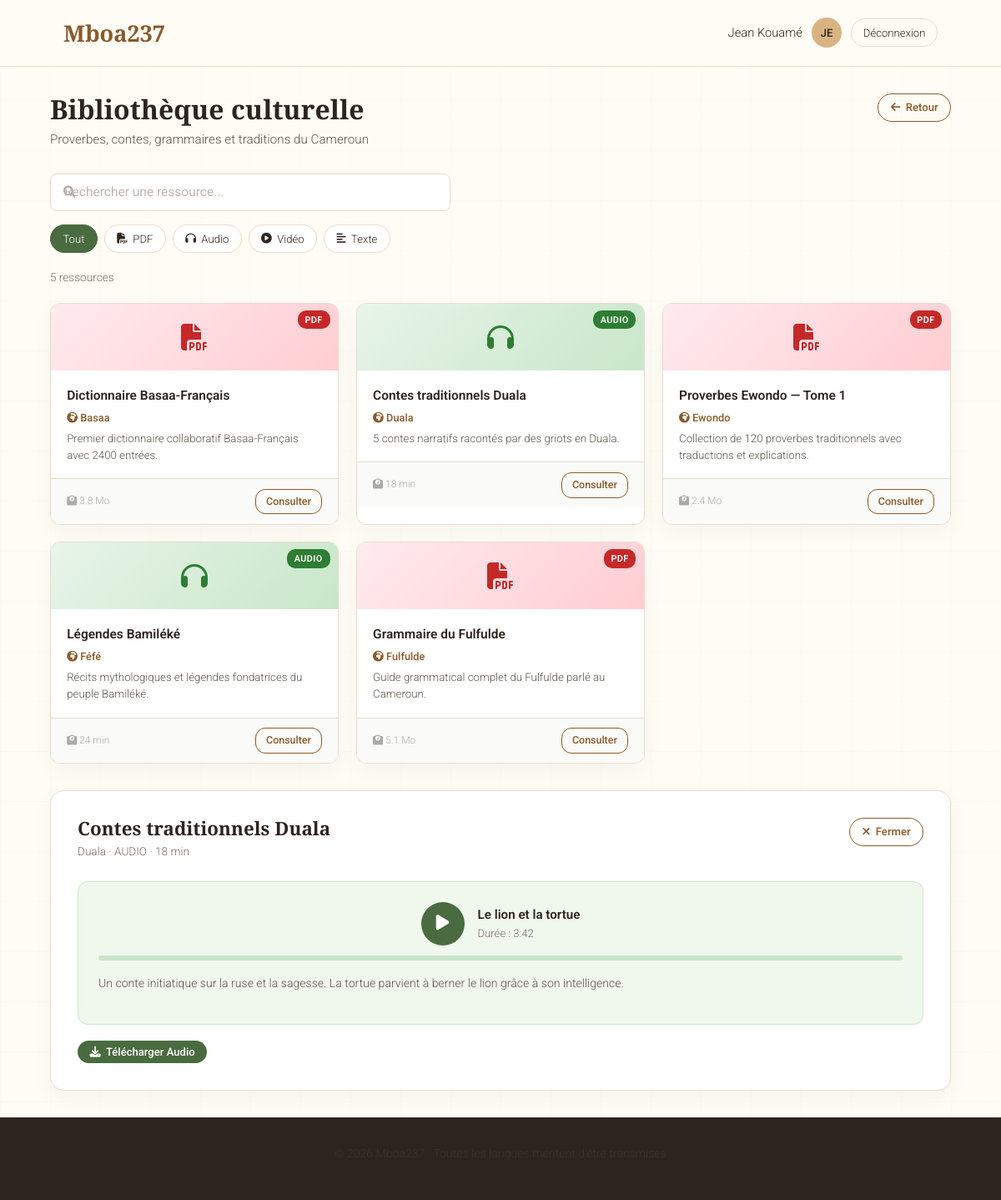
The app's page /apprenant/bibliotheque.php?id=2 (signed in) with its own data.
### tables this page shows
CREATE TABLE IF NOT EXISTS ressources (
    id          INT AUTO_INCREMENT PRIMARY KEY,
    titre       VARCHAR(200) NOT NULL,
    langue      VARCHAR(80)  NOT NULL,
    type        ENUM('pdf','audio','video','texte') DEFAULT 'pdf',
    taille      VARCHAR(30),
    description TEXT,
    contenu     JSON,
    created_at  TIMESTAMP DEFAULT CURRENT_TIMESTAMP
);

### config/session.php (called while the page is built, shortened)
<?php
function e(string $str): string {
    return htmlspecialchars($str, ENT_QUOTES, 'UTF-8');
}

### includes/functions.php (called while the page is built, shortened)
<?php
function getRessources(?string $type = null, ?string $search = null): array {
    $pdo  = getPDO();
    $sql  = 'SELECT * FROM ressources WHERE 1=1';
    $args = [];
    $sql .= ' ORDER BY langue, titre';
    $stmt = $pdo->prepare($sql);
    $stmt->execute($args);
    $rows = $stmt->fetchAll();
    return $rows;
}
function getRessourceById(int $id): ?array {
    $pdo  = getPDO();
    $stmt = $pdo->prepare('SELECT * FROM ressources WHERE id = ?');
    $stmt->execute([$id]);
    $row = $stmt->fetch();
    if ($row && is_string($row['contenu'])) {
        $row['contenu'] = json_decode($row['contenu'], true) ?? [];
    }
    return $row ?: null;
}

### apprenant/bibliotheque.php (the view, shortened to what this page needs)
<?php
require_once __DIR__ . '/../config/session.php';
require_once __DIR__ . '/../includes/auth.php';
require_once __DIR__ . '/../includes/functions.php';
$type   = $_GET['type']   ?? null;
$search = $_GET['search'] ?? null;
$ressId = isset($_GET['id']) ? (int)$_GET['id'] : null;
$ressources = getRessources($type ?: null, $search ?: null);
$ressource  = $ressId ? getRessourceById($ressId) : null;
include __DIR__ . '/../includes/header.php';
?>
<div class="container page-body">
    <div class="biblio-header">
        <div>
            <h1>Bibliothèque culturelle</h1>
            <p class="biblio-sous-titre">Proverbes, contes, grammaires et traditions du Cameroun</p>
        </div>
        <a href="dashboard.php" class="btn btn-secondary btn-sm">
            <i class="fas fa-arrow-left"></i> Retour
        </a>
    </div>
    <div class="biblio-controls">
        <form method="GET" action="bibliotheque.php" class="search-form">
            <div class="search-wrap">
                <input type="text" name="search" class="search-input"
                       placeholder="Rechercher une ressource..."
                       value="<?= e($search ?? '') ?>">
            </div>
        </form>
        <div class="type-filtres">
            <a href="bibliotheque.php<?= $search ? '?search='.urlencode($search) : '' ?>"
               class="filtre-btn <?= !$type ? 'active':'' ?>">Tout</a>
            <?php foreach (['pdf'=>'PDF','audio'=>'Audio','video'=>'Vidéo','texte'=>'Texte'] as $v => $lbl): ?>
            <a href="bibliotheque.php?type=<?= $v ?><?= $search ? '&search='.urlencode($search) : '' ?>"
               class="filtre-btn <?= $type===$v ? 'active':'' ?>">
                <?php $typeIcons = ['pdf'=>'fas fa-file-pdf','audio'=>'fas fa-headphones','video'=>'fas fa-play-circle','texte'=>'fas fa-align-left']; ?>
                <i class="<?= $typeIcons[$v] ?>"></i> <?= $lbl ?>
            </a>
            <?php endforeach; ?>
        </div>
    </div>
    <p class="nb-resultats"><?= count($ressources) ?> ressource<?= count($ressources)>1?'s':'' ?></p>
    <?php if (empty($ressources)): ?>
        <div class="vide-msg">
            <i class="fas fa-search"></i>
            <p>Aucune ressource ne correspond à votre recherche.</p>
        </div>
    <?php else: ?>
    <div class="ressources-grid">
        <?php
        $icons  = ['pdf'=>'fas fa-file-pdf','audio'=>'fas fa-headphones','video'=>'fas fa-play-circle','texte'=>'fas fa-align-left'];
        foreach ($ressources as $r):
            $icon = $icons[$r['type']] ?? 'fas fa-file';
        ?>
        <a href="bibliotheque.php?id=<?= (int)$r['id'] ?><?= $type?'&type='.urlencode($type):'' ?><?= $search?'&search='.urlencode($search):'' ?>"
           class="ressource-card" style="text-decoration:none;color:inherit;">
            <div class="card-banner banner-<?= e($r['type']) ?>">
                <i class="<?= e($icon) ?>"></i>
                <span class="card-type-badge badge-<?= e($r['type']) ?>"><?= strtoupper($r['type']) ?></span>
            </div>
            <div class="card-body">
                <div class="card-titre"><?= e($r['titre']) ?></div>
                <div class="card-langue"><i class="fas fa-globe-africa"></i> <?= e($r['langue']) ?></div>
                <p class="card-desc"><?= e($r['description'] ?? '') ?></p>
            </div>
            <div class="card-footer">
                <span class="card-taille"><i class="fas fa-weight"></i> <?= e($r['taille'] ?? '—') ?></span>
                <span class="card-btn">Consulter</span>
            </div>
        </a>
        <?php endforeach; ?>
    </div>
    <?php endif; ?>
    <?php if ($ressource): ?>
    <div class="ressource-apercu">
        <div class="apercu-header">
            <div>
                <h2><?= e($ressource['titre']) ?></h2>
                <p class="apercu-meta">
                    <?= e($ressource['langue']) ?> ·
                    <?= strtoupper($ressource['type']) ?> ·
                    <?= e($ressource['taille'] ?? '') ?>
                </p>
            </div>
            <a href="bibliotheque.php<?= $type?'?type='.urlencode($type):'' ?>"
               class="btn btn-secondary btn-sm">
                <i class="fas fa-times"></i> Fermer
            </a>
        </div>
        <?php $c = $ressource['contenu'] ?? []; ?>
        <?php if (($c['type'] ?? '') === 'texte'): ?>
            <div class="apercu-texte"><?= $c['texte'] ?? '' ?></div>
        <?php elseif (($c['type'] ?? '') === 'audio'): ?>
            <div class="apercu-audio">
                <div class="audio-player">
                    <button class="btn-play-audio" id="btn-play" onclick="toggleAudio()">
                        <i class="fas fa-play" id="play-icon"></i>
                    </button>
                    <div class="audio-info">
                        <div class="audio-titre"><?= e($c['titre'] ?? '') ?></div>
                        <div class="audio-duree">Durée : <?= e($c['duree'] ?? '') ?></div>
                    </div>
                </div>
                <div class="audio-barre">
                </div>
                <p style="margin-top:1rem;font-size:.88rem;color:#5f554b;">
                    <?= e($c['description'] ?? '') ?>
                </p>
            </div>
        <?php endif; ?>
        <div style="margin-top:1.2rem;">
            <button class="btn btn-primary btn-sm" onclick="showToast('Téléchargement simulé (démo)','info')">
                <i class="fas fa-download"></i>
                <?= $ressource['type']==='audio' ? 'Télécharger Audio' : ($ressource['type']==='video' ? 'Voir la vidéo' : 'Télécharger PDF') ?>
            </button>
        </div>
    </div>
    <?php endif; ?>
</div>
<?php include __DIR__ . '/../includes/footer.php'; ?>

### assets/css/style.css (style rules this page uses)
:root { --fond: #fefcf5; --texte: #2e241f; --primaire: #8b5a2b; --secondaire: #4a6b3f; --accent: #d9b382; --bordure: #e8dccc; --carte: #ffffff; --ombre: 0 8px 24px rgba(0,0,0,.04); --radius: 12px; --tr: all 0.2s ease; }
*, *::before, *::after { margin:0; padding:0; box-sizing:border-box; }
html { scroll-behavior: smooth; }
body { background-color: var(--fond); color: var(--texte); font-family: 'Roboto', sans-serif; font-weight: 300; line-height: 1.6; min-height: 100vh; background-image: linear-gradient(rgba(200,180,150,.03) 1px, transparent 1px), linear-gradient(90deg, rgba(200,180,150,.03) 1px, transparent 1px); background-size: 60px 60px; }
h1, h2, h3 { font-family: 'Playfair Display', serif; font-weight: 600; line-height: 1.2; color: var(--texte); }
h1 { font-size: clamp(1.8rem, 5vw, 3rem); }
h2 { font-size: clamp(1.4rem, 3vw, 2rem); }
a { text-decoration: none; color: inherit; transition: var(--tr); }
p { color: #3a322c; margin-bottom: .8rem; }
.container { width: 90%; max-width: 1280px; margin: 0 auto; padding: 0 1rem; }
.btn { display: inline-flex; align-items: center; gap: .4rem; font-family: 'Roboto', sans-serif; font-weight: 500; border-radius: 40px; cursor: pointer; transition: var(--tr); border: none; text-decoration: none; }
.btn-primary { background: var(--secondaire); color: white; padding: .8rem 2rem; font-size: 1rem; }
.btn-secondary { background: transparent; color: var(--primaire); border: 1.5px solid var(--primaire); padding: .7rem 1.8rem; font-size: .95rem; }
.btn-sm { padding: .35rem .9rem; font-size: .82rem; border-radius: 20px; }
input[type=text], input[type=email], input[type=password], select, textarea { width: 100%; padding: .78rem 1rem; border: 1px solid var(--bordure); border-radius: 8px; font-family: 'Roboto', sans-serif; font-size: .97rem; color: var(--texte); background: white; transition: var(--tr); }
input::placeholder { color: #c0b5ad; }

### records on screen
ressources: type "PDF", titre "Dictionnaire Basaa-Français", langue "Basaa", description "Premier dictionnaire collaboratif Basaa-Français avec 2400 entrées.", taille "3.8 Mo"
ressources: type "AUDIO", titre "Contes traditionnels Duala", langue "Duala", description "5 contes narratifs racontés par des griots en Duala.", taille "18 min"
ressources: type "PDF", titre "Proverbes Ewondo — Tome 1", langue "Ewondo", description "Collection de 120 proverbes traditionnels avec traductions et explications.", taille "2.4 Mo"
ressources: type "AUDIO", titre "Légendes Bamiléké", langue "Féfé", description "Récits mythologiques et légendes fondatrices du peuple Bamiléké.", taille "24 min"
ressources: type "PDF", titre "Grammaire du Fulfulde", langue "Fulfulde", description "Guide grammatical complet du Fulfulde parlé au Cameroun.", taille "5.1 Mo"

### other values on screen
$user['nom'] "Jean Kouamé"
mb_strtoupper(mb_substr($user['nom'], 0, 2)) "JE"
$lbl "PDF"
$lbl "Audio"
$lbl "Vidéo"
$lbl "Texte"
count($ressources) "5"
$c['titre'] "Le lion et la tortue"
$c['duree'] "3:42"
$c['description'] "Un conte initiatique sur la ruse et la sagesse. La tortue parvient à berner le lion grâce à son intelligence."
